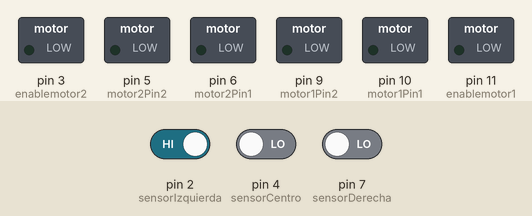
Recording of a sketch running on a simulated Arduino Uno, built with avr-gcc and run on an emulated ATmega328P. On the bench: switched loads named in the sketch (green lamp = pin HIGH). Dashed ring = blinking. The inputs (shaded band) are chosen by the test bench; at power-on: pin 2 (sensorIzquierda) HIGH, pin 4 (sensorCentro) LOW, pin 7 (sensorDerecha) LOW.

Above: at 1.2 s.
1.3 s: pin 2 (sensorIzquierda) driven LOW
At 2.1 s:
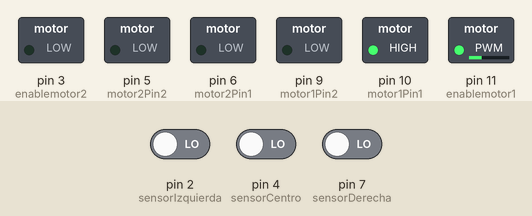
4.3 s: pin 4 (sensorCentro) driven HIGH
At 5.4 s:
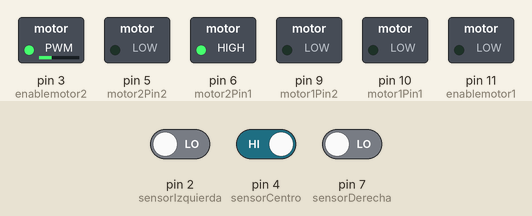
5.9 s: pin 2 (sensorIzquierda) driven HIGH
At 6.6 s:
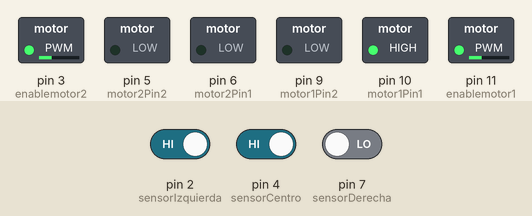
7.4 s: pin 2 (sensorIzquierda) driven LOW and pin 4 (sensorCentro) driven LOW
At 7.6 s:
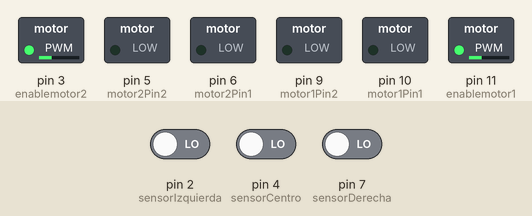
10.4 s: pin 7 (sensorDerecha) driven HIGH
At 11.3 s:
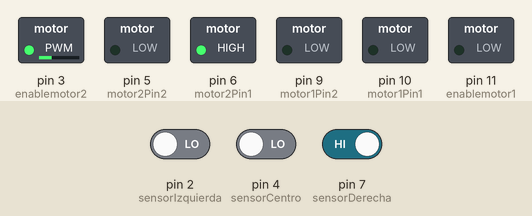
12.0 s: pin 2 (sensorIzquierda) driven HIGH
At 12.4 s:
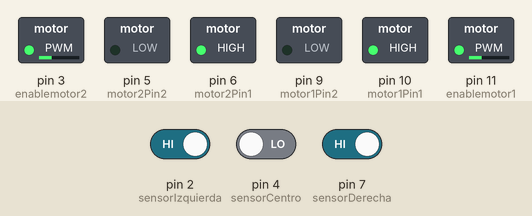
Timing chart, 0 to 14.5 s (numbered marks = the images above; inputs shaded):
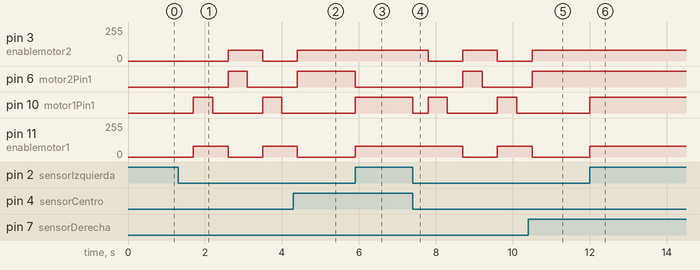

Measured:
- after the input at 1.3 s, pin 3 (enablemotor2): 0/255 → 80/255 after 1.3 s, → 0/255 0.90 s later; pin 6 (motor2Pin1): LOW → HIGH after 1.3 s, → LOW 0.50 s later; pin 10 (motor1Pin1): alternates HIGH for 0.50 s and LOW for 1.3 s, starting after 0.40 s; pin 11 (enablemotor1): 0/255 → 80/255 after 0.40 s, → 0/255 0.90 s later, → 80/255 0.90 s later
- after the input at 4.3 s, pin 3 (enablemotor2): goes on until 4.4 s, then stays 80/255; pin 6 (motor2Pin1): goes on until 4.4 s, then stays HIGH; pin 10 (motor1Pin1): stays LOW (without the input it goes to HIGH after 1.0 s); pin 11 (enablemotor1): goes on until 4.4 s, then stays 0/255
- after the input at 5.9 s, pin 6 (motor2Pin1): HIGH → LOW at once; pin 10 (motor1Pin1): LOW → HIGH at once; pin 11 (enablemotor1): 0/255 → 80/255 at once
- after the input at 7.4 s, pin 3 (enablemotor2): 80/255 → 0/255 after 0.40 s, → 80/255 0.90 s later, → 0/255 0.90 s later; pin 6 (motor2Pin1): LOW → HIGH after 1.3 s, → LOW 0.50 s later
- after the input at 10.4 s, pin 3 (enablemotor2): goes on until 10.5 s, then stays 80/255; pin 6 (motor2Pin1): goes on until 10.5 s, then stays HIGH; pin 10 (motor1Pin1): stays LOW (without the input it goes to HIGH after 1.0 s); pin 11 (enablemotor1): goes on until 10.5 s, then stays 0/255
- after the input at 12.0 s, pin 10 (motor1Pin1): LOW → HIGH at once; pin 11 (enablemotor1): 0/255 → 80/255 at once

The sketch:

linea.2.ino
```cpp
const int sensorIzquierda = 2 ;
const int sensorCentro = 4;
const int sensorDerecha = 7 ;
const int motor1Pin1 = 10;  // Pin 1 del motor 1
const int motor1Pin2 = 9;  // Pin 2 del motor 1
const int motor2Pin1 = 6;  // Pin 1 del motor 2
const int motor2Pin2 = 5;  // Pin 2 del motor 2
const int enablemotor1 = 11;
const int enablemotor2 = 3;
int contador = 0;
bool bandera = false;

void setup() {
  pinMode(sensorIzquierda, INPUT);
  pinMode(sensorCentro, INPUT);
  pinMode(sensorDerecha, INPUT);
  pinMode(motor1Pin1, OUTPUT);
  pinMode(motor1Pin2, OUTPUT);
  pinMode(motor2Pin1, OUTPUT);
  pinMode(motor2Pin2, OUTPUT);
  pinMode(enablemotor1, OUTPUT);
  pinMode(enablemotor2, OUTPUT);
  Serial.begin(9600);

}

void seguir_linea(){
  int LecturaIzquierda = digitalRead(sensorIzquierda);
  int LecturaDerecha = digitalRead(sensorDerecha);
  int LecturaCentro = digitalRead(sensorCentro);

  if ((LecturaIzquierda == LOW) && (LecturaCentro == HIGH) && (LecturaDerecha == HIGH)){
    digitalWrite(motor1Pin1, LOW);
    digitalWrite(motor1Pin2, LOW);
    digitalWrite(motor2Pin1, HIGH);
    digitalWrite(motor2Pin2, LOW);
    analogWrite(enablemotor2, 80);
  }
  else if ((LecturaIzquierda == HIGH) && (LecturaCentro == HIGH) && (LecturaDerecha == LOW)){
    digitalWrite(motor1Pin1, HIGH);
    digitalWrite(motor1Pin2, LOW);
    digitalWrite(motor2Pin1, LOW);
    digitalWrite(motor2Pin2, LOW);
    analogWrite(enablemotor1, 80);
  }
  else if ((LecturaIzquierda == HIGH) && (LecturaCentro == LOW) && (LecturaDerecha == HIGH)){
    digitalWrite(motor1Pin1, HIGH);
    digitalWrite(motor1Pin2, LOW);
    analogWrite(enablemotor1, 80);
    digitalWrite(motor2Pin1, HIGH);
    digitalWrite(motor2Pin2, LOW);
    analogWrite(enablemotor2, 80);
  }
}

bool detener(){
    digitalWrite(motor1Pin1, LOW);
    digitalWrite(motor1Pin2, LOW);
    digitalWrite(motor2Pin1, LOW);
    digitalWrite(motor2Pin2, LOW);
}

void loop() {

  seguir_linea();
  bool bandera = true;
  int LecturaIzquierda = digitalRead(sensorIzquierda);
  int LecturaDerecha = digitalRead(sensorDerecha);
  int LecturaCentro = digitalRead(sensorCentro);

  if((LecturaIzquierda == LOW) && (LecturaCentro == LOW) && (LecturaDerecha == LOW)){
    //mover servos
    detener();
    delay(400);
    contador = 0 ;
    if (bandera ==true && contador == 0){
    digitalWrite(motor1Pin1, HIGH);
    digitalWrite(motor1Pin2, LOW);
    analogWrite(enablemotor1, 80);
    digitalWrite(motor2Pin1, LOW);
    digitalWrite(motor2Pin2, LOW);
    analogWrite(enablemotor2, 0);
    delay(500);
    bandera = false;
    contador += 1;
    seguir_linea();
    int LecturaIzquierda = digitalRead(sensorIzquierda);
    int LecturaDerecha = digitalRead(sensorDerecha);
    int LecturaCentro = digitalRead(sensorCentro);
    if((LecturaIzquierda == LOW) && (LecturaCentro == LOW) && (LecturaDerecha == LOW)){
       detener();
      delay(400);
       if (bandera ==false && contador == 1){
        digitalWrite(motor1Pin1, LOW);
        digitalWrite(motor1Pin2, LOW);
        analogWrite(enablemotor1, 0);
        digitalWrite(motor2Pin1, HIGH);
        digitalWrite(motor2Pin2, LOW);
        analogWrite(enablemotor2, 80);
        delay(500);
        bandera = false;
        contador += 1;
          seguir_linea();
      }
    }
  }
  }
}

  
```
